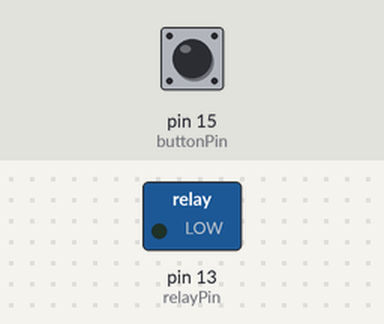
Recording of a sketch running on a simulated Arduino Uno, built with avr-gcc and run on an emulated ATmega328P. On the bench: switched loads named in the sketch (green lamp = pin HIGH). The inputs (shaded band) are chosen by the test bench; at power-on: pin 15 (buttonPin) HIGH.

Above: at 1.2 s.
1.3 s: pin 15 (buttonPin) pulled LOW for 0.15 s
At 2.2 s:
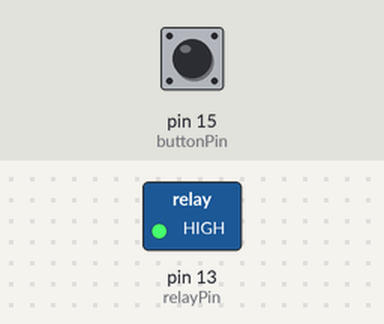
2.9 s: pin 15 (buttonPin) pulled LOW for 1 s
At 3.3 s:
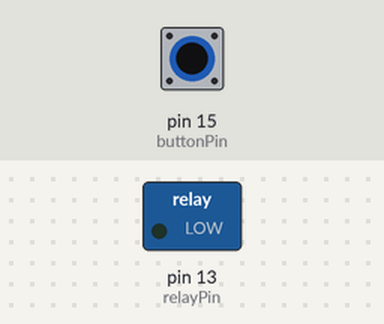
5.4 s: pin 15 (buttonPin) pulled LOW for 3.2 s
At 6.5 s:
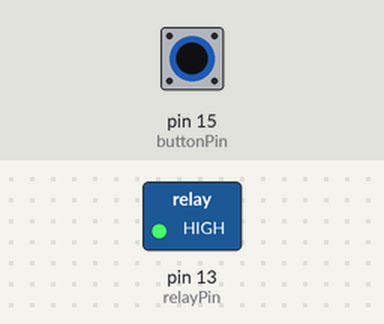
Timing chart, 0 to 8.4 s (numbered marks = the images above; inputs shaded):
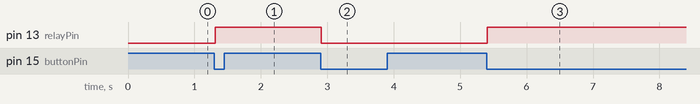

The sketch:

relay_motor.ino
```cpp
// GPIO Pin Setup:

    // Relay pin set to GPIO 13
    int relayPin = 13;
    // Push button pin set to GPIO 15
    int buttonPin = 15;

// Set up variables for storing values:

    // Value for storing button state (default set to HIGH):
    int buttonState = HIGH;
    // Value for storing the relay state (default set to LOW):
    int relayState = LOW;
    // Value for last button state recorded:
    int lastButtonState = HIGH;
    // Button change time point value:
    long lastChangeTime = 0;

void setup() {
    // Set push button to input mode:
    pinMode(buttonPin, INPUT_PULLUP);

    // Set relay pin to output mode:
    pinMode(relayPin, OUTPUT);

    // Set relay initial state to OFF:
    digitalWrite(relayPin, relayState);
}
void loop() {
    // Reads current state of button:
    int nowButtonState = digitalRead(buttonPin);

    // Records the time point if button state has changed:
    if (nowButtonState != lastButtonState) {
        lastChangeTime = millis();
    }

    // ANTI-BOUNCE!
    // Button state has changed, remained stable, past the bounce area:
    if (millis() - lastChangeTime > 10) {
        // Confirms button state has changed:
        if (buttonState != nowButtonState) {

            buttonState = nowButtonState;

            // LOW = button is pressed:
            if (buttonState == LOW) {

            // Reverses relay state:
            relayState = !relayState;

            // Updates relay state by writing to pin:
            digitalWrite(relayPin, relayState);
            }
        }
    }
    // Saves state of last button:
    lastButtonState = nowButtonState;
}
```

Measured:
- after the input at 1.3 s, pin 13 (relayPin): LOW → HIGH at once
- after the input at 2.9 s, pin 13 (relayPin): HIGH → LOW at once
- after the input at 5.4 s, pin 13 (relayPin): LOW → HIGH at once
